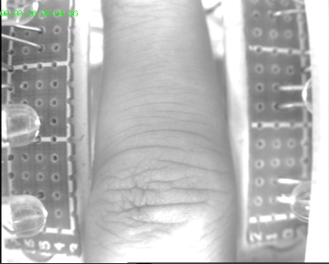
%> input picture Homeworks/Week4/images/work1.png, 329 x 264 px
$ octave hist_equal.m   (GNU Octave 9; MATLAB toolbox functions it lacks are replaced by stand-ins)
%> lines starting %> are read from the running program, lines starting %| are printed output that depends on the picture
img = imread('work1.png');
%> img is the input picture: size 264x329x3 uint8; mean R, G, B 183, 183.4, 183
I = rgb2gray(img);
J = histeq(I);
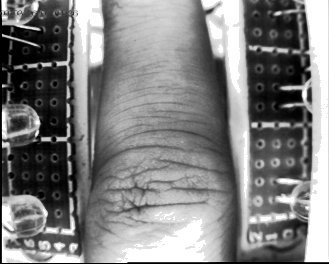
%> J: size 264x329 uint8; min 0, max 255, mean 127.7

figure;
subplot(121)
imshow(uint8(I));
title('原图灰度图')
subplot(122)
imshow(uint8(J));
title('均衡化后灰度图')

figure;
subplot(121)
imhist(I,64);
title('原图像直方图（转为灰度后）');
subplot(122)
imhist(J,64);
title('均衡化后的直方图（转为灰度后）');
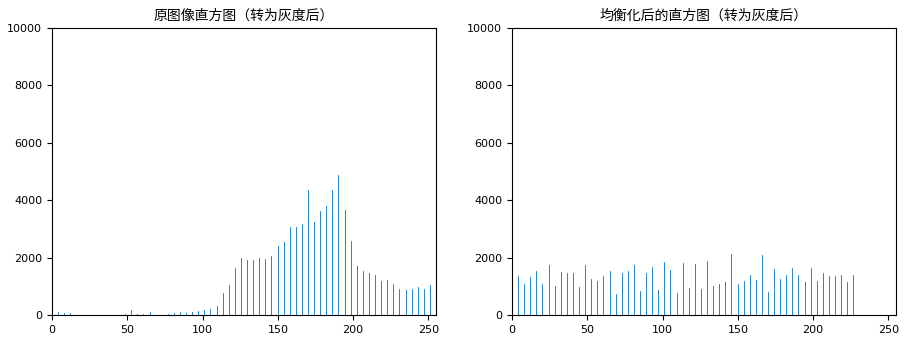
%> figure redrawn from the program's plot data, 2 panels; panel 1: highest point at x = 255, y = 9860; panel 2: highest point at x = 255, y = 9033
